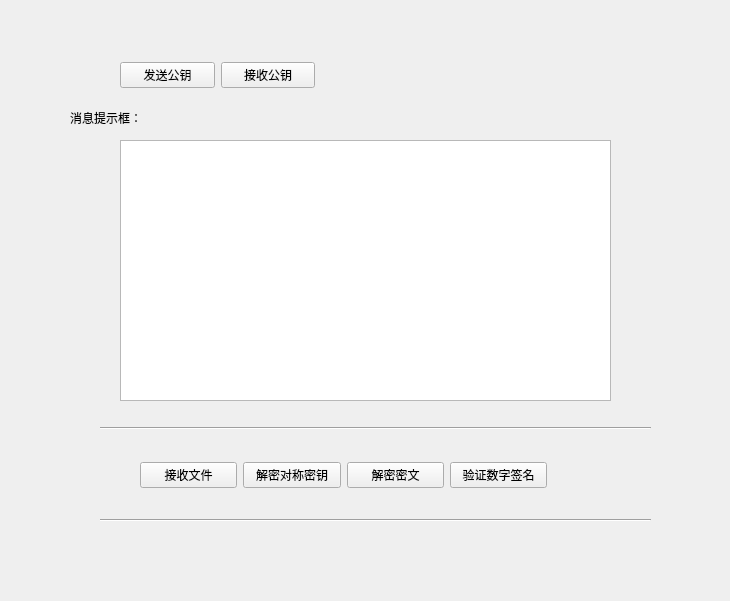
<?xml version="1.0" encoding="UTF-8"?>
<ui version="4.0">
 <class>Form</class>
 <widget class="QWidget" name="Form">
  <property name="geometry">
   <rect>
    <x>0</x>
    <y>0</y>
    <width>730</width>
    <height>601</height>
   </rect>
  </property>
  <property name="windowTitle">
   <string>Form</string>
  </property>
  <widget class="QTextEdit" name="textEdit">
   <property name="geometry">
    <rect>
     <x>120</x>
     <y>140</y>
     <width>491</width>
     <height>261</height>
    </rect>
   </property>
  </widget>
  <widget class="QLabel" name="label_4">
   <property name="geometry">
    <rect>
     <x>70</x>
     <y>110</y>
     <width>111</width>
     <height>16</height>
    </rect>
   </property>
   <property name="text">
    <string>消息提示框：</string>
   </property>
  </widget>
  <widget class="Line" name="line">
   <property name="geometry">
    <rect>
     <x>100</x>
     <y>420</y>
     <width>551</width>
     <height>16</height>
    </rect>
   </property>
   <property name="orientation">
    <enum>Qt::Horizontal</enum>
   </property>
  </widget>
  <widget class="Line" name="line_2">
   <property name="geometry">
    <rect>
     <x>100</x>
     <y>510</y>
     <width>551</width>
     <height>20</height>
    </rect>
   </property>
   <property name="orientation">
    <enum>Qt::Horizontal</enum>
   </property>
  </widget>
  <widget class="QWidget" name="layoutWidget">
   <property name="geometry">
    <rect>
     <x>140</x>
     <y>460</y>
     <width>407</width>
     <height>30</height>
    </rect>
   </property>
   <layout class="QHBoxLayout" name="horizontalLayout">
    <item>
     <widget class="QPushButton" name="pushButton_Recieve_file">
      <property name="text">
       <string>接收文件</string>
      </property>
     </widget>
    </item>
    <item>
     <widget class="QPushButton" name="pushButton_decrypted_AES_key">
      <property name="text">
       <string>解密对称密钥</string>
      </property>
     </widget>
    </item>
    <item>
     <widget class="QPushButton" name="pushButton_decrypted_ciphertext">
      <property name="text">
       <string>解密密文</string>
      </property>
     </widget>
    </item>
    <item>
     <widget class="QPushButton" name="pushButton_verify_sign">
      <property name="text">
       <string>验证数字签名</string>
      </property>
     </widget>
    </item>
   </layout>
  </widget>
  <widget class="QWidget" name="layoutWidget">
   <property name="geometry">
    <rect>
     <x>120</x>
     <y>60</y>
     <width>195</width>
     <height>30</height>
    </rect>
   </property>
   <layout class="QHBoxLayout" name="horizontalLayout_2">
    <item>
     <widget class="QPushButton" name="pushButton_Send_public_key">
      <property name="text">
       <string>发送公钥</string>
      </property>
     </widget>
    </item>
    <item>
     <widget class="QPushButton" name="pushButton_Recievefile_public_key">
      <property name="text">
       <string>接收公钥</string>
      </property>
     </widget>
    </item>
   </layout>
  </widget>
 </widget>
 <resources/>
 <connections/>
</ui>
